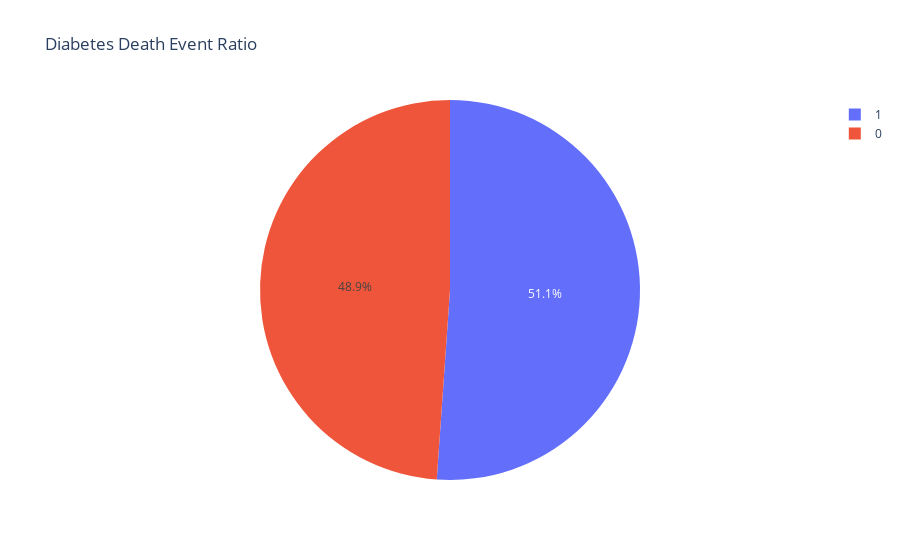

Notebook source saved alongside this figure:
### Code cell
import plotly.express as px
fig = px.pie(heart,values ='fbs',names='target',title='Diabetes Death Event Ratio')
fig.show()

### Figure 1 — Plotly figure (JSON) as saved in the notebook; plotly's stock layout.template omitted (floating-point values rounded to 4 significant figures; data arrays with more than 128 entries replaced by an {"elided": "..."} marker saying what was removed)
{"data": [{"domain": {"x": [0, 1], "y": [0, 1]}, "hovertemplate": "target=%{label}<br>fbs=%{value}<extra></extra>", "labels": {"elided": "303 int values"}, "legendgroup": "", "name": "", "showlegend": true, "type": "pie", "values": {"elided": "303 int values"}}], "layout": {"autosize": true, "legend": {"tracegroupgap": 0}, "title": {"text": "Diabetes Death Event Ratio"}}}
